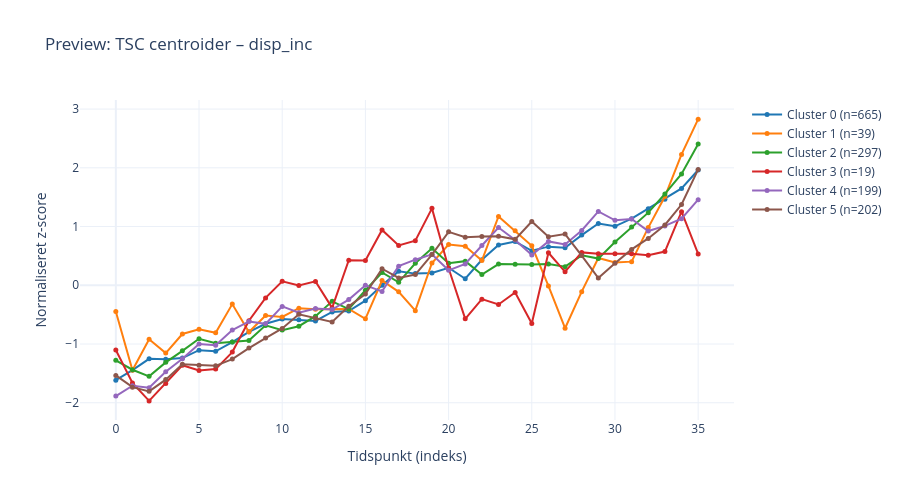

The notebook cell this image was saved under:
### Code cell
# ── Cell 10 (valgfri): Vis én chart inline for visuel verifikation ─────────────

PREVIEW_VAR = 'disp_inc'  # Skift til en anden variabel efter ønske

if PREVIEW_VAR in VARIABLE_CUBES:
    _locs, _tlabels, _X = load_and_concat_variable(PREVIEW_VAR, VARIABLE_CUBES[PREVIEW_VAR])
    _labels, _km, _X_scaled = run_tsc(_X, _locs)
    _centroids = _km.cluster_centers_[:, :, 0]

    fig_preview = go.Figure()
    for c in range(N_CLUSTERS):
        n_in_cluster = int((_labels == c).sum())
        fig_preview.add_trace(go.Scatter(
            x=list(range(len(_tlabels))),
            y=_centroids[c],
            mode='lines+markers',
            name=f'Cluster {c} (n={n_in_cluster})',
            line=dict(color=CLUSTER_COLOURS[c], width=2),
            marker=dict(size=5)
        ))
    fig_preview.update_layout(
        title=f'Preview: TSC centroider – {PREVIEW_VAR}',
        xaxis_title='Tidspunkt (indeks)',
        yaxis_title='Normaliseret z-score',
        template='plotly_white',
        height=500
    )
    fig_preview.show()
else:
    print(f'{PREVIEW_VAR} ikke fundet i VARIABLE_CUBES.')

### Figure 1 — Plotly figure (JSON) as saved in the notebook; plotly's stock layout.template omitted (floating-point values rounded to 4 significant figures)
{"data": [{"line": {"color": "#1f77b4", "width": 2}, "marker": {"size": 5}, "mode": "lines+markers", "name": "Cluster 0 (n=665)", "type": "scatter", "x": [0, 1, 2, 3, 4, 5, 6, 7, 8, 9, 10, 11, 12, 13, 14, 15, 16, 17, 18, 19, 20, 21, 22, 23, 24, 25, 26, 27, 28, 29, 30, 31, 32, 33, 34, 35], "y": [-1.616, -1.444, -1.253, -1.26, -1.239, -1.105, -1.124, -0.9678, -0.7931, -0.6555, -0.5737, -0.587, -0.6067, -0.4534, -0.4393, -0.2626, -0.00154, 0.2392, 0.1985, 0.2109, 0.2982, 0.1116, 0.4342, 0.6865, 0.744, 0.5872, 0.6578, 0.6397, 0.8545, 1.051, 1.004, 1.133, 1.305, 1.465, 1.65, 1.962]}, {"line": {"color": "#ff7f0e", "width": 2}, "marker": {"size": 5}, "mode": "lines+markers", "name": "Cluster 1 (n=39)", "type": "scatter", "x": [0, 1, 2, 3, 4, 5, 6, 7, 8, 9, 10, 11, 12, 13, 14, 15, 16, 17, 18, 19, 20, 21, 22, 23, 24, 25, 26, 27, 28, 29, 30, 31, 32, 33, 34, 35], "y": [-0.4474, -1.448, -0.9191, -1.154, -0.8294, -0.7505, -0.8094, -0.3206, -0.7963, -0.5143, -0.54, -0.3894, -0.4071, -0.409, -0.402, -0.5709, 0.08153, -0.1112, -0.4324, 0.3798, 0.6946, 0.6644, 0.4217, 1.172, 0.9278, 0.6715, -0.01036, -0.7315, -0.1089, 0.4651, 0.3869, 0.4027, 0.9819, 1.51, 2.228, 2.829]}, {"line": {"color": "#2ca02c", "width": 2}, "marker": {"size": 5}, "mode": "lines+markers", "name": "Cluster 2 (n=297)", "type": "scatter", "x": [0, 1, 2, 3, 4, 5, 6, 7, 8, 9, 10, 11, 12, 13, 14, 15, 16, 17, 18, 19, 20, 21, 22, 23, 24, 25, 26, 27, 28, 29, 30, 31, 32, 33, 34, 35], "y": [-1.277, -1.438, -1.55, -1.312, -1.116, -0.9099, -0.9849, -0.9657, -0.9408, -0.6829, -0.7634, -0.6966, -0.5254, -0.2737, -0.4045, -0.08449, 0.2175, 0.04995, 0.3739, 0.6291, 0.3752, 0.4106, 0.1822, 0.3613, 0.3562, 0.3559, 0.3603, 0.317, 0.5095, 0.4544, 0.7383, 0.9909, 1.236, 1.556, 1.895, 2.404]}, {"line": {"color": "#d62728", "width": 2}, "marker": {"size": 5}, "mode": "lines+markers", "name": "Cluster 3 (n=19)", "type": "scatter", "x": [0, 1, 2, 3, 4, 5, 6, 7, 8, 9, 10, 11, 12, 13, 14, 15, 16, 17, 18, 19, 20, 21, 22, 23, 24, 25, 26, 27, 28, 29, 30, 31, 32, 33, 34, 35], "y": [-1.101, -1.665, -1.968, -1.671, -1.361, -1.451, -1.427, -1.137, -0.6035, -0.215, 0.06828, -0.002441, 0.06639, -0.3848, 0.4267, 0.4209, 0.9414, 0.679, 0.7593, 1.309, 0.2905, -0.5717, -0.2363, -0.3265, -0.1237, -0.65, 0.5543, 0.2288, 0.5599, 0.5381, 0.5381, 0.5381, 0.5125, 0.5738, 1.254, 0.5345]}, {"line": {"color": "#9467bd", "width": 2}, "marker": {"size": 5}, "mode": "lines+markers", "name": "Cluster 4 (n=199)", "type": "scatter", "x": [0, 1, 2, 3, 4, 5, 6, 7, 8, 9, 10, 11, 12, 13, 14, 15, 16, 17, 18, 19, 20, 21, 22, 23, 24, 25, 26, 27, 28, 29, 30, 31, 32, 33, 34, 35], "y": [-1.886, -1.711, -1.746, -1.473, -1.251, -0.9983, -1.022, -0.7634, -0.6155, -0.6563, -0.3595, -0.4666, -0.3973, -0.4138, -0.2434, -0.001139, -0.1042, 0.3257, 0.4357, 0.5265, 0.2546, 0.3644, 0.6767, 0.9841, 0.7712, 0.5161, 0.7463, 0.6951, 0.9342, 1.257, 1.106, 1.129, 0.923, 1.01, 1.135, 1.457]}, {"line": {"color": "#8c564b", "width": 2}, "marker": {"size": 5}, "mode": "lines+markers", "name": "Cluster 5 (n=202)", "type": "scatter", "x": [0, 1, 2, 3, 4, 5, 6, 7, 8, 9, 10, 11, 12, 13, 14, 15, 16, 17, 18, 19, 20, 21, 22, 23, 24, 25, 26, 27, 28, 29, 30, 31, 32, 33, 34, 35], "y": [-1.535, -1.735, -1.806, -1.606, -1.346, -1.361, -1.372, -1.256, -1.069, -0.8992, -0.7351, -0.4944, -0.5624, -0.6251, -0.3582, -0.1501, 0.2817, 0.1257, 0.1829, 0.5232, 0.9097, 0.8195, 0.8316, 0.8345, 0.7825, 1.086, 0.8275, 0.8719, 0.5053, 0.1238, 0.3743, 0.6111, 0.7976, 1.027, 1.375, 1.973]}], "layout": {"height": 500, "title": {"text": "Preview: TSC centroider – disp_inc"}, "xaxis": {"title": {"text": "Tidspunkt (indeks)"}}, "yaxis": {"title": {"text": "Normaliseret z-score"}}}}
